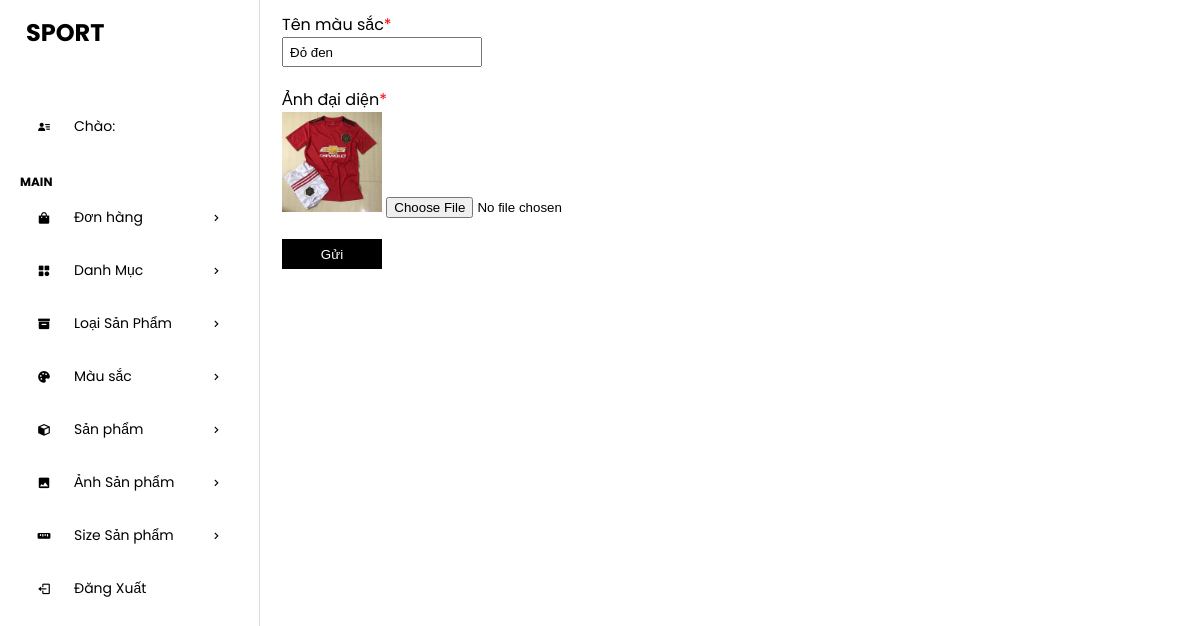
/admin/admin/coloredit.php?color_id=3 (signed in), run on the app's committed database.
### tables this page shows
CREATE TABLE `tbl_color` (
  `color_id` int(11) NOT NULL,
  `color_ten` varchar(255) NOT NULL,
  `color_anh` varchar(255) NOT NULL
);

### admin/admin/lib/database.php (called while the page is built, shortened)
<?php
class Database
{
    public $host = DB_HOST;
    public $user = DB_USER;
    public $pass = DB_PASS;
    public $dbname = DB_NAME;
    public $link;
    private function connectDB()
    {
        try {
            $this->link = new PDO("mysql:host={$this->host};dbname={$this->dbname}", $this->user, $this->pass);
            $this->link->setAttribute(PDO::ATTR_ERRMODE, PDO::ERRMODE_EXCEPTION);
            $this->link->exec("set names utf8");
        } catch (PDOException $e) {
            $this->error = "Connection fail: " . $e->getMessage();
            return false;
        }
    }
    public function select($query, $params = [])
    {
        try {
            $stmt = $this->link->prepare($query);
            $stmt->execute($params);
            return $stmt;
        } catch (PDOException $e) {
            $this->error = "Query failed: " . $e->getMessage();
            return false;
        }
    }
}

### admin/admin/class/brand_class.php (called while the page is built, shortened)
<?php
class brand
{
   private $db;
   public function __construct()
   {
       $this ->db = new Database();
   }
   public function get_color($color_id){
        $query = "SELECT * FROM tbl_color WHERE color_id = '$color_id'";
        $result = $this -> db ->select($query);
        return $result;
   }
   }
?>

### admin/admin/coloredit.php (the view, shortened to what this page needs)
<?php
include "header.php";
include "leftside.php";
?>
<?php
$brand = new brand;
if (isset($_GET['color_id'])|| $_GET['color_id']!=NULL){
    $color_id = $_GET['color_id'];
    }
    $get_color = $brand -> get_color($color_id);
    if($get_color){$resul = $get_color ->fetch(PDO::FETCH_ASSOC);}
?>
<div class="admin-content-right">
    <div class="subcartegory-add-content">
        <form action="" method="POST" enctype="multipart/form-data">
            <label for="">Tên màu sắc<span style="color: red;">*</span></label> <br>
            <input value="<?php echo $resul['color_ten'] ?>" class="subcartegory-input" type="text" name="color_ten">
            <br>
            <label for="">Ảnh đại diện<span style="color: red;">*</span></label> <br>
            <img style="width: 100px; height: 100px" src="uploads/<?php echo $resul['color_anh'] ?>" alt="">
            <input required type="file" name="color_anh"> <br>
            <button class="admin-btn" type="submit">Gửi</button>
        </form>
    </div>
</div>
</section>
</body>
</html>

### admin/admin/css/style.css (style rules this page uses)
:root { --maincolor: #58257b; --subcolor: #a083b4; }
* { padding: 0; margin: 0; box-sizing: border-box; }
body { font-family: "Poppins", sans-serif; }
.admin-content-right { width: 80%; background-color: #fff; padding: 12px 12px; height: 100vh; overflow-y: scroll; }
.admin-btn { display: block; width: 100px; height: 30px; cursor: pointer; background-color: black; color: #fff; border: none; margin-top: 20px; }
.subcartegory-input { outline: none; padding-left: 6px; height: 30px; margin-bottom: 20px; width: 200px; }

### data on the page
tbl_color: color_ten "Đỏ đen", color_anh (picture)
